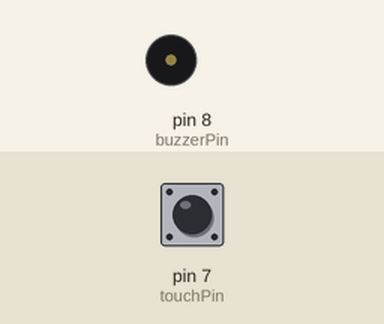
A sketch run on a simulated Arduino Uno, built with avr-gcc and run on an emulated ATmega328P. Parts: buzzer (waves = sounding, pin HIGH). The inputs (shaded band) are chosen by the test bench; at power-on: pin 7 (touchPin) LOW.

Above: at 1.2 s.
1.3 s: pin 7 (touchPin) pulled HIGH for 3.2 s
At 1.7 s:
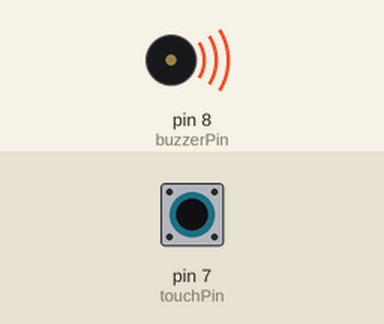
Timing chart, 0 to 6.3 s (numbered marks = the images above; inputs shaded):
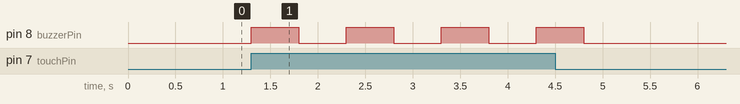

The sketch:

touch_sensor_buzzer.ino
```cpp
// Super Simple Doll House Buzzer for Kids
// Touch sensor = Buzzer on for 2 seconds!

int touchPin = 7;    // Touch sensor connects to pin 7
int buzzerPin = 8;   // Buzzer connects to pin 8

void setup() {
  pinMode(touchPin, INPUT);    // Touch sensor is input
  pinMode(buzzerPin, OUTPUT);  // Buzzer is output
}

void loop() {
  // Check if sensor is touched
  if (digitalRead(touchPin) == HIGH) {

    digitalWrite(buzzerPin, HIGH);  // Turn buzzer ON
    delay(500);                    // Wait 500ms
    digitalWrite(buzzerPin, LOW);   // Turn buzzer OFF

    // Wait a bit before checking for next touch
    delay(500);
  }
}
```

Measured:
- after the input at 1.3 s, pin 8 (buzzerPin): alternates HIGH for 0.50 s and LOW for 0.50 s, 8 changes in all, then stays LOW, starting at once
